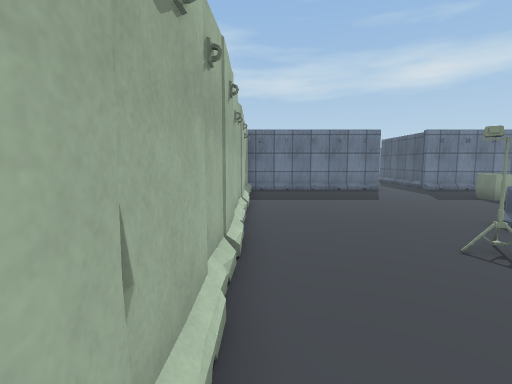
View 1 (above)

22 first-person views from a walk through a 3-D level made in the Unity game engine. The camera is 1.5 m above the floor, tilts 6° down and sees 85° across. The floor is counted in squares, 1 m on a side. Each view is taken from the middle of a square. On the plan, view 1 faces up. The plan holds only what a view shows up to about 14 squares ahead; the rest is blank. The place goes on beyond the plan. The player is left out. Some surface patterns are stand-ins.

View 2
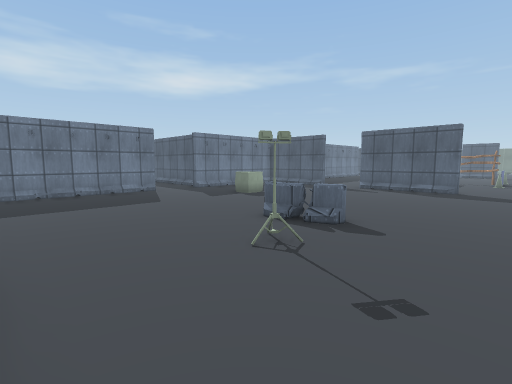

View 3
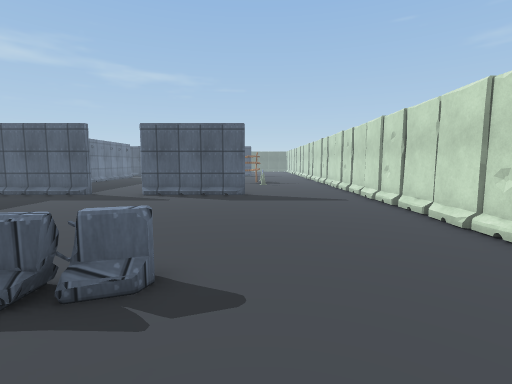

View 4
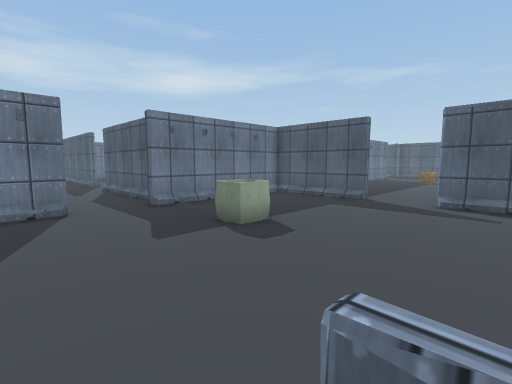

View 5
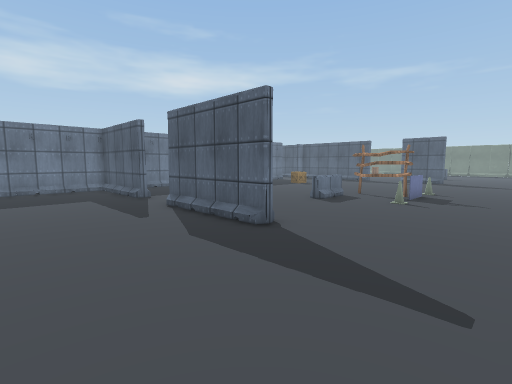

View 6
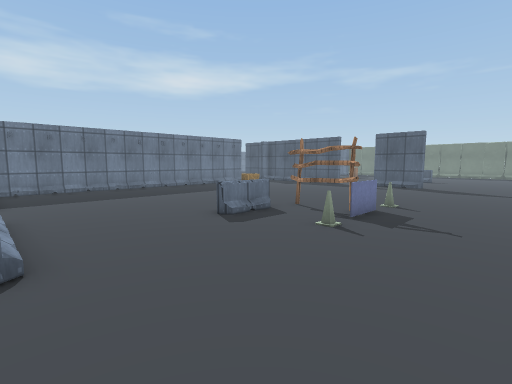

View 7
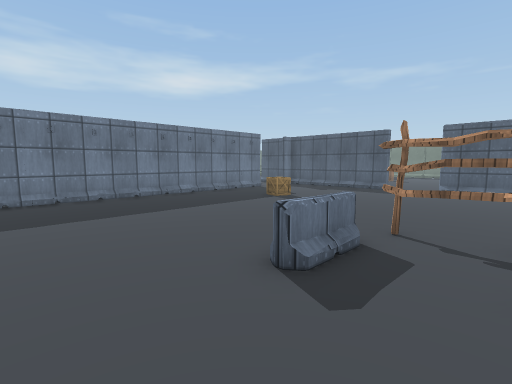

View 8
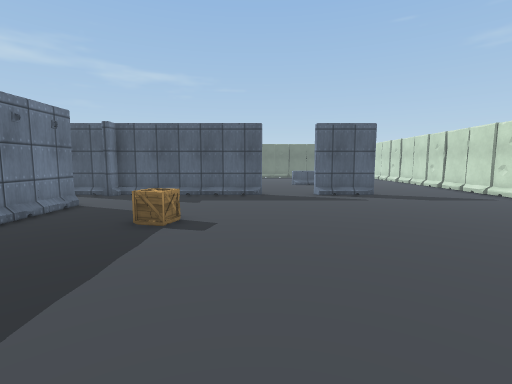

View 9
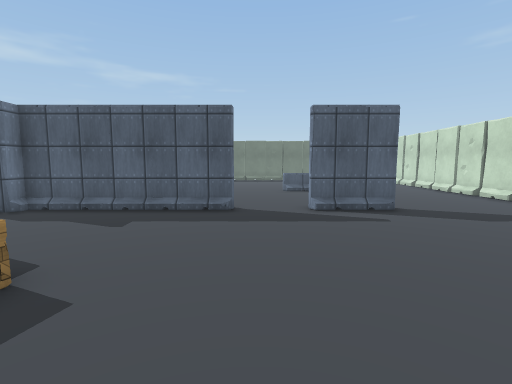

View 10
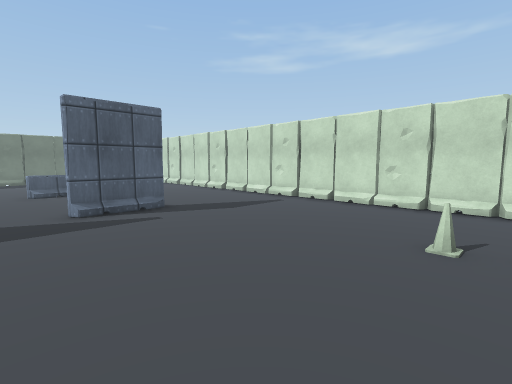

View 11
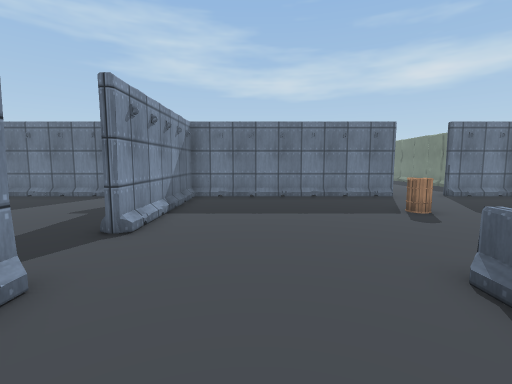

View 12
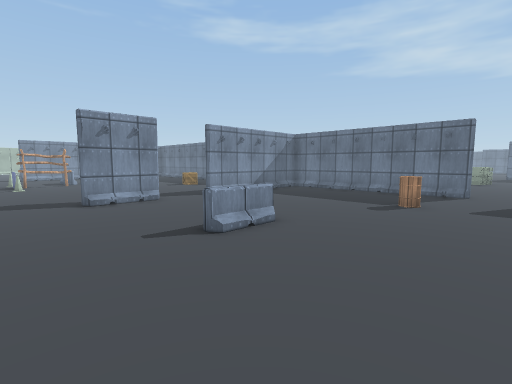

View 13
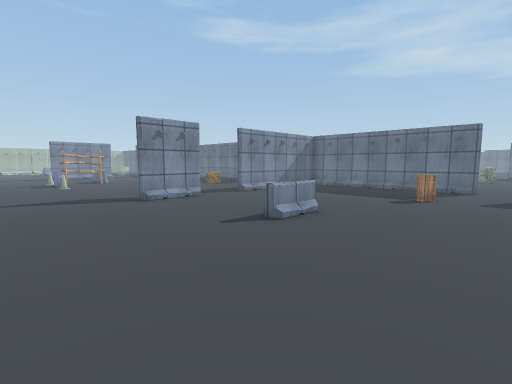

View 14
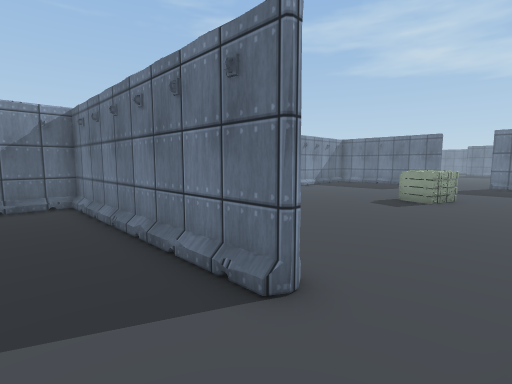

View 15
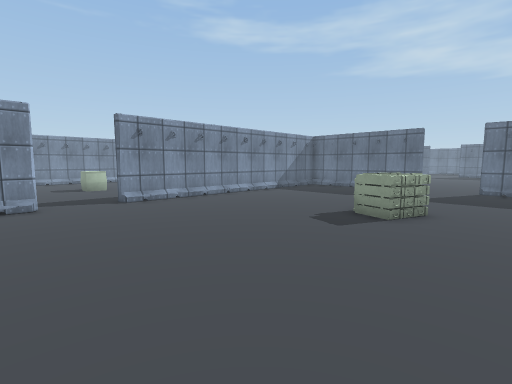

View 16
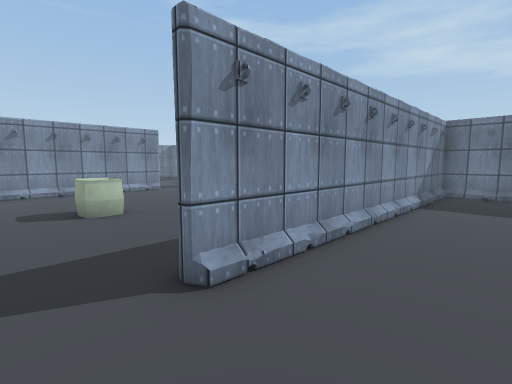

View 17
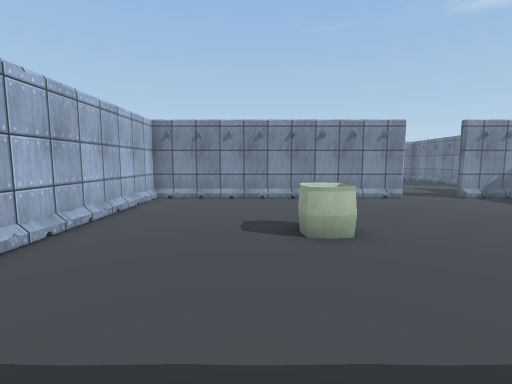

View 18
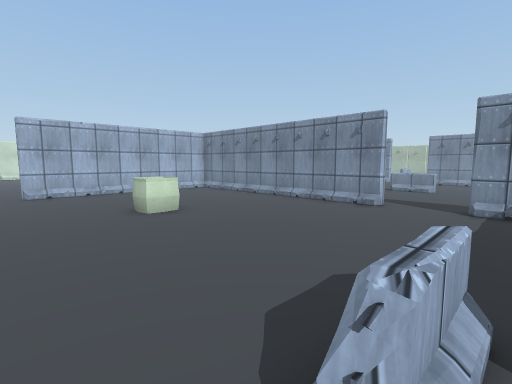

View 19
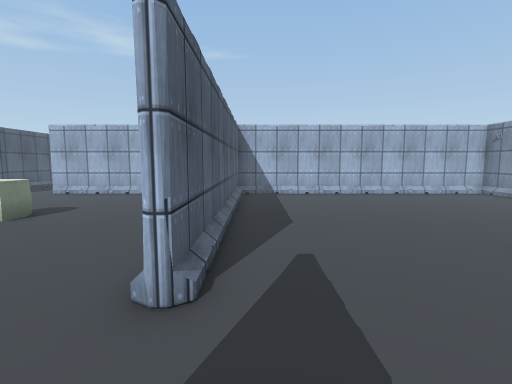

View 20
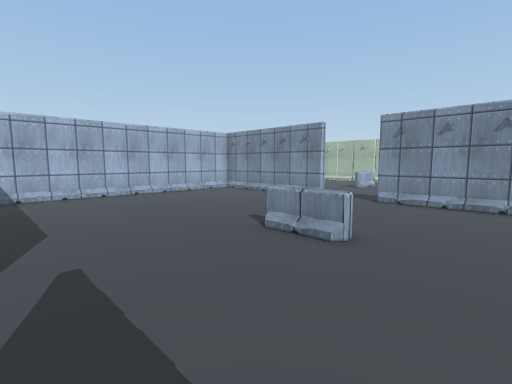

View 21
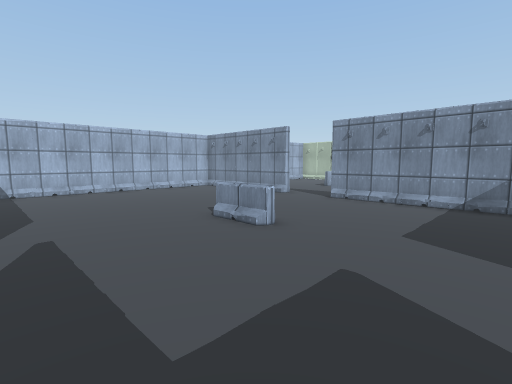

View 22
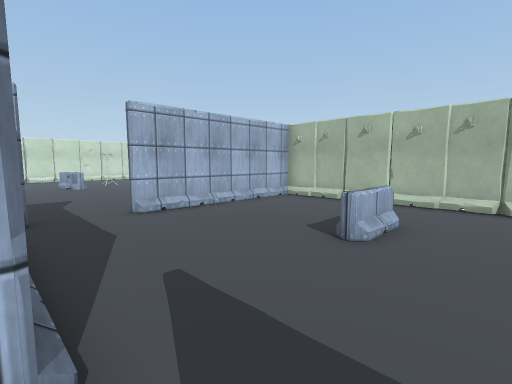

### Floor plan
Key: @ floor where view 1 was taken; # wall or solid block; . floor; ^ raised ledge; O other object.
Columns run from 1 left of view 1 to 45 right of it. Each row starts with its distance up from view 1.
 31            O......... .O           O..     ...
 30            O.......... #......OO . O...    ...
 29            O...........O.......O.  O.....  ...
 28            O...................... #......  ...
 27            O...................... O......  ...
 26            O.....O.....O.......... O.......OO..
 25            #.....O.....#.......... O......OO...
 24 #......................O.......... O...........
 23 #......................O.......... O...........
 22 O...OOO....O  .........O.....^.... O...........
 21 #...O......# ..........#.....^.....#...........
 20 #  ........O ..........O.......................
 19 #..........O ..........O.......................
 18 #..........O...........O...........O...........
 17 O..........#...........#...........#...........
 16 #O##O##O...##OO###O#OO#OOO#OO#OO...O OOO OO #..
 15  O.O##OO...##.O#OO##.O#.#O#.O#.O...O#.###.#O...
 14  ................O.................O...........
 13 O................O.................O...........
 12  ..........^.....#...........O.....O.......O...
 11 O..........^.....O...........O.....O.......O...
 10  ..................................O...........
  9 #..................................O...........
  8 #................O.............................
  7 #................#.............................
  6 O......O.........O....OOO..........O.....O.....
  5  ....O.O.........O.....O.O.........#.....O.....
  4 #................O.......O.........O...........
  3 O......................O.O.O...................
  2 #..............................................
  1 #. ............................................
  0  @     .......................................
 -1         ..................................... .
 -2        OOO####O###O       ##O####OO###O##   O

Where each view was taken, in squares from view 1:
view 1: 0 up, 0 right, facing up
view 2: 1 up, 0 right, facing up-right
view 3: 3 up, 3 right, facing right
view 4: 6 up, 5 right, facing up-right
view 5: 1 down, 11 right, facing up-right
view 6: 1 down, 16 right, facing up-right
view 7: 3 up, 18 right, facing up-right
view 8: 9 up, 21 right, facing right
view 9: 8 up, 25 right, facing right
view 10: 8 up, 25 right, facing down-right
view 11: 3 up, 37 right, facing up
view 12: 1 up, 45 right, facing up-left
view 13: 1 down, 45 right, facing up-left
view 14: 13 up, 45 right, facing up-left
view 15: 17 up, 45 right, facing up-left
view 16: 19 up, 37 right, facing up-left
view 17: 20 up, 34 right, facing left
view 18: 30 up, 32 right, facing down-left
view 19: 29 up, 21 right, facing down
view 20: 29 up, 21 right, facing down-left
view 21: 31 up, 21 right, facing down-left
view 22: 24 up, 10 right, facing down-left
